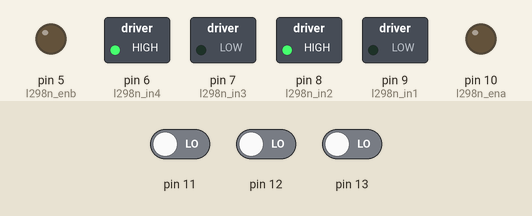
A sketch run on a simulated Arduino Uno, built with avr-gcc and run on an emulated ATmega328P. Shown: switched loads named in the sketch (green lamp = pin HIGH), output pins drawn as LEDs (lit = HIGH). The test bench sets the inputs (shaded band); at power-on: pin 11 LOW, pin 13 LOW, pin 12 LOW.

Above: at 1.2 s.
1.3 s: pin 11 driven HIGH
At 2.0 s:
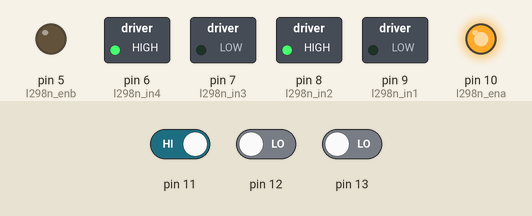
2.8 s: pin 13 driven HIGH
At 3.2 s:
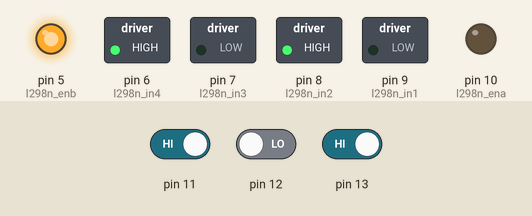
4.3 s: pin 13 driven LOW
At 5.5 s:
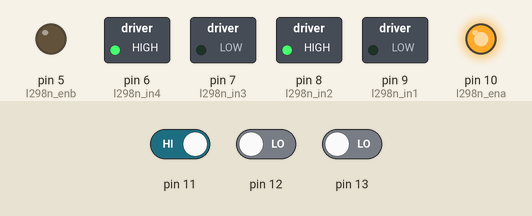
5.8 s: pin 11 driven LOW and pin 12 driven HIGH
At 6.7 s:
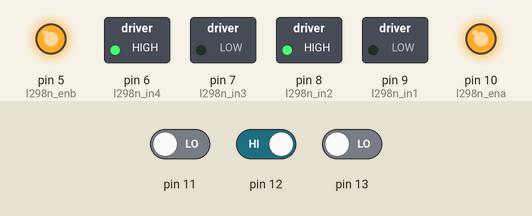
Timing chart, 0 to 8.3 s (numbered marks = the images above; inputs shaded):
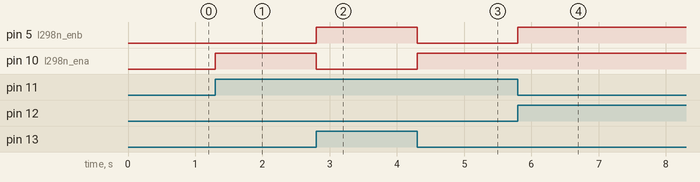

The sketch:

ingilizce.ino
```cpp
boolean b_LeftWhite;
boolean b_CenterWhite;
boolean b_RightWhite;
int l298n_ena=10;
int l298n_in1=9;
int l298n_in2=8;
int l298n_in3=7;
int l298n_in4=6;
int l298n_enb=5;

void GoRight() {
	digitalWrite(l298n_in1,LOW);
	digitalWrite(l298n_in2,HIGH);
	analogWrite(l298n_ena,(255));
	digitalWrite(l298n_in3,LOW);
	digitalWrite(l298n_in4,HIGH);
	analogWrite(l298n_enb,(0));
}
void GoLeft() {
	digitalWrite(l298n_in1,LOW);
	digitalWrite(l298n_in2,HIGH);
	analogWrite(l298n_ena,(0));
	digitalWrite(l298n_in3,LOW);
	digitalWrite(l298n_in4,HIGH);
	analogWrite(l298n_enb,(255));
}
void Stop() {
	digitalWrite(l298n_in1,LOW);
	digitalWrite(l298n_in2,HIGH);
	analogWrite(l298n_ena,(0));
	digitalWrite(l298n_in3,LOW);
	digitalWrite(l298n_in4,HIGH);
	analogWrite(l298n_enb,(0));
}
void GoForward() {
	digitalWrite(l298n_in1,LOW);
	digitalWrite(l298n_in2,HIGH);
	analogWrite(l298n_ena,(255));
	digitalWrite(l298n_in3,LOW);
	digitalWrite(l298n_in4,HIGH);
	analogWrite(l298n_enb,(255));
}

void setup()
{
  	pinMode(10, OUTPUT);
	pinMode(9, OUTPUT);
	pinMode(8, OUTPUT);
	pinMode(7, OUTPUT);
	pinMode(6, OUTPUT);
	pinMode(5, OUTPUT);
	pinMode(13, INPUT);
	pinMode(12, INPUT);
	pinMode(11, INPUT);

	Stop();

}


void loop()
{

  	b_LeftWhite = digitalRead(13);
  	b_CenterWhite = digitalRead(12);
  	b_RightWhite = digitalRead(11);
  	if (b_LeftWhite) {
  		GoLeft();
  	}
  	else if (b_RightWhite) {
  		GoRight();
  	}
  	else if (b_CenterWhite) {
  		GoForward();
  	}

}
```

Measured:
- after the input at 1.3 s, pin 10 (l298n_ena): LOW → HIGH at once
- after the input at 2.8 s, pin 5 (l298n_enb): LOW → HIGH at once; pin 10 (l298n_ena): HIGH → LOW at once
- after the input at 4.3 s, pin 5 (l298n_enb): HIGH → LOW at once; pin 10 (l298n_ena): LOW → HIGH at once
- after the input at 5.8 s, pin 5 (l298n_enb): LOW → HIGH at once
